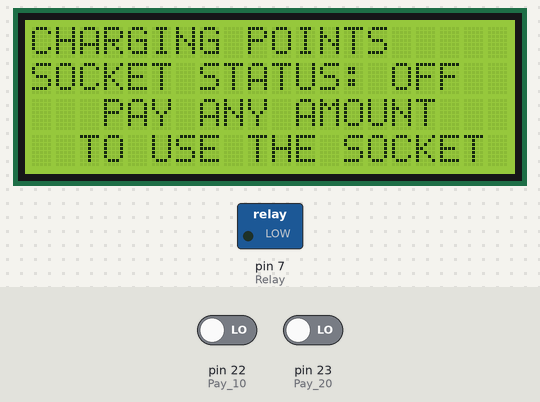
Bench run of a sketch on a simulated Arduino Mega 2560, built with avr-gcc and run on an emulated ATmega2560. Shown: 20×4 character LCD, switched loads named in the sketch (green lamp = pin HIGH). Inputs (shaded band) come from the test bench; at power-on: pin 22 (Pay_10) LOW, pin 23 (Pay_20) LOW.

Above: at 3.3 s.
3.4 s: pin 22 (Pay_10) driven HIGH
At 4.7 s:
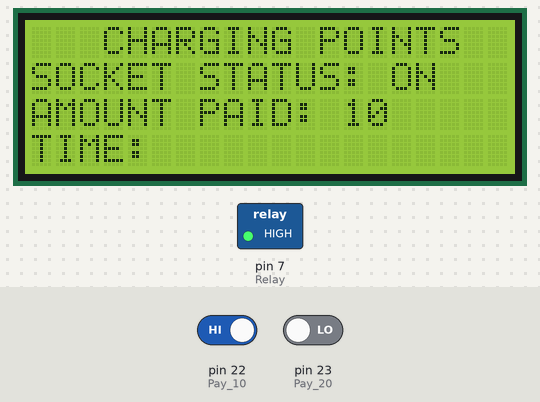
7.9 s: pin 23 (Pay_20) driven HIGH
At 19.3 s:
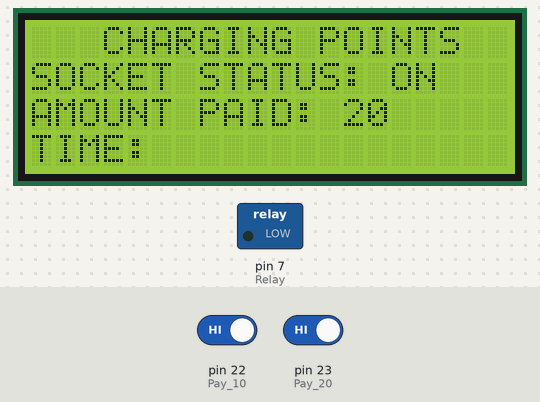
Timing chart, 0 to 20.0 s (numbered marks = the images above; inputs shaded):
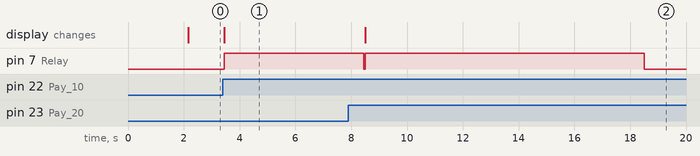

Measured:
- after the input at 3.4 s, pin 7 (Relay): LOW → HIGH after 0.05 s; the display: changes after 0.05 s (image 1)
- after the input at 7.9 s, the display: changes after 0.61 s (image 2)

The sketch:

Proteus_Display_Code.ino
```cpp
#include <Wire.h>
#include <LiquidCrystal_I2C.h>

#define LCD_COLS 20
#define LCD_ROWS 4

int Relay = 7;
int Pay_10 = 22;
int Pay_20 = 23;
int TurnOn = 0;
int TurnOn_2 = 0;

#define LCD_I2C_ADDRESS 0x20
LiquidCrystal_I2C lcd(LCD_I2C_ADDRESS, LCD_COLS, LCD_ROWS);


void setup() {
  pinMode(Relay, OUTPUT);
  pinMode(Pay_10, INPUT);
  pinMode(Pay_20, INPUT);

  digitalWrite(Relay, LOW);

  lcd.begin(LCD_COLS, LCD_ROWS);

  lcd.backlight();

  lcd.clear();
  lcd.setCursor(7, 1);
  lcd.print("SYSTEM");
  lcd.setCursor(3, 2);
  lcd.print("INITIALIZATION");
  delay(2000);
  lcd.clear();
  lcd.setCursor(0, 0);
  lcd.print("CHARGING POINTS");
  lcd.setCursor(0, 1);
  lcd.print("SOCKET STATUS: OFF");
  lcd.setCursor(3, 2);
  lcd.print("PAY ANY AMOUNT");
  lcd.setCursor(2, 3);
  lcd.print("TO USE THE SOCKET");
}
void loop() {
  if (digitalRead(Pay_10) == HIGH && TurnOn == 0 && digitalRead(Relay) == LOW) {
    lcd.clear();
    lcd.setCursor(3, 0);
    lcd.print("CHARGING POINTS");
    lcd.setCursor(0, 1);
    lcd.print("SOCKET STATUS: ON");
    lcd.setCursor(0, 2);
    lcd.print("AMOUNT PAID: 10");
    lcd.setCursor(0, 3);
    lcd.print("TIME:");
    digitalWrite(Relay, HIGH);
    delay(5000);
    digitalWrite(Relay, LOW);
    TurnOn = 1;
  } else if (digitalRead(Pay_10) == LOW && digitalRead(Relay) == LOW && TurnOn == 1) {
    lcd.clear();
    lcd.setCursor(0, 0);
    lcd.print("CHARGING POINTS");
    lcd.setCursor(0, 1);
    lcd.print("SOCKET STATUS: OFF");
    lcd.setCursor(3, 2);
    lcd.print("PAY ANY AMOUNT");
    lcd.setCursor(2, 3);
    lcd.print("TO USE THE SOCKET");
    delay(1000);
    TurnOn = 0;
  }
  if (digitalRead(Pay_20) == HIGH && TurnOn_2 == 0 && digitalRead(Relay) == LOW) {
    lcd.clear();
    lcd.setCursor(3, 0);
    lcd.print("CHARGING POINTS");
    lcd.setCursor(0, 1);
    lcd.print("SOCKET STATUS: ON");
    lcd.setCursor(0, 2);
    lcd.print("AMOUNT PAID: 20");
    lcd.setCursor(0, 3);
    lcd.print("TIME:");
    digitalWrite(Relay, HIGH);
    delay(10000);
    digitalWrite(Relay, LOW);
    TurnOn_2 = 1;
  } else if (digitalRead(Pay_20) == LOW && digitalRead(Relay) == LOW && TurnOn_2 == 1) {
    lcd.clear();
    lcd.setCursor(0, 0);
    lcd.print("CHARGING POINTS");
    lcd.setCursor(0, 1);
    lcd.print("SOCKET STATUS: OFF");
    lcd.setCursor(3, 2);
    lcd.print("PAY ANY AMOUNT");
    lcd.setCursor(2, 3);
    lcd.print("TO USE THE SOCKET");
    delay(1000);
    TurnOn_2 = 0;
  }

}
```
